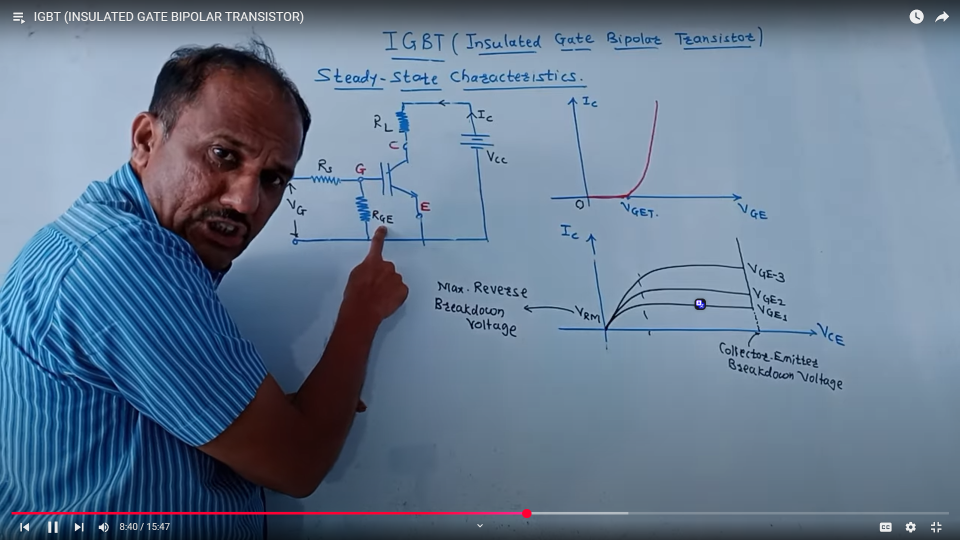
#> input picture boob/varad.png, 1920 x 1080 px (shown at 1/2 size)
$ jupyter execute 1stexperiment.ipynb
#> lines starting #> are read from the running program, lines starting #| are printed output that depends on the picture; after the words box and inside, x2 and y2 are one past the last pixel; in counts of white or black regions, pixels touching at a corner belong together
[cell 1]
import cv2
import numpy as np
import matplotlib.pyplot as plt
#-----------------------

[cell 2]
# Read color image
img = cv2.imread('varad.png')
#> img is the input picture: shape (1080, 1920, 3); mean B, G, R 143.8, 121.1, 101.1
# Read grayscale image
gray_img = cv2.imread('varad.png', 0)
#> gray_img: shape (1080, 1920); min 0, max 255, mean 119.7
# Convert color image from BGR to RGB for correct display
img_rgb = cv2.cvtColor(img, cv2.COLOR_BGR2RGB)
# Plot both images
plt.figure(figsize=(10, 4))
#optional ahe varach
#10x4 chi size lavali
plt.subplot(1, 2, 1)
#1row 2 col 1st image
plt.imshow(img_rgb)
plt.title('Color Image')
plt.subplot(1, 2, 2)
plt.imshow(gray_img, cmap='gray')
plt.title('Grayscale Image')
plt.tight_layout()
plt.show()
#-----------------------------------

[cell 3]
import cv2
import matplotlib.pyplot as plt

# Read the original image
img = cv2.imread('varad.png')
img_rgb = cv2.cvtColor(img, cv2.COLOR_BGR2RGB)

# Resize the image to 200x200 pixels
resized_img = cv2.resize(img, (400, 400))  # (width, height)
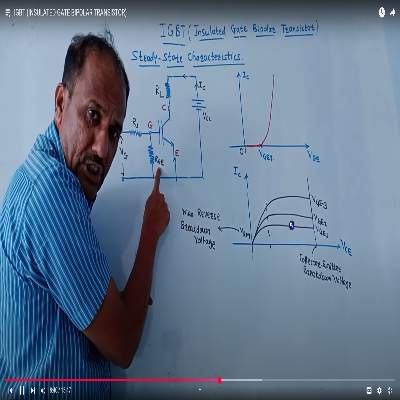
#> resized_img: shape (400, 400, 3); mean B, G, R 143.7, 121, 101
resized_rgb = cv2.cvtColor(resized_img, cv2.COLOR_BGR2RGB)

# Display original and resized images side by side
plt.figure(figsize=(10, 4))

plt.subplot(1, 2, 1)
plt.imshow(img_rgb)
plt.title('Original Image')
plt.axis('off')

plt.subplot(1, 2, 2)
plt.imshow(resized_rgb)
plt.title('Resized Image (200x200)')


plt.tight_layout()
plt.show()
#-------------------------------------

[cell 4]
import cv2
import matplotlib.pyplot as plt

# Read the original image
img = cv2.imread('varad.png')
img_rgb = cv2.cvtColor(img, cv2.COLOR_BGR2RGB)

# Rotate the image 90 degrees clockwise
rotated_img = cv2.rotate(img, cv2.ROTATE_90_CLOCKWISE)
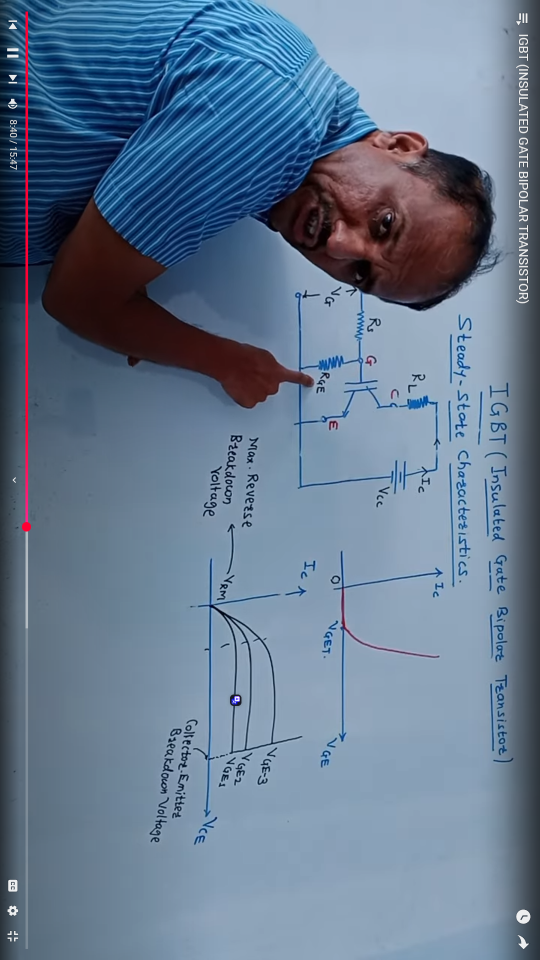
#> rotated_img: shape (1920, 1080, 3) (shown at 1/2 size); mean B, G, R 143.8, 121.1, 101.1
rotated_rgb = cv2.cvtColor(rotated_img, cv2.COLOR_BGR2RGB)
rotated_180=cv2.rotate(img,cv2.ROTATE_180)
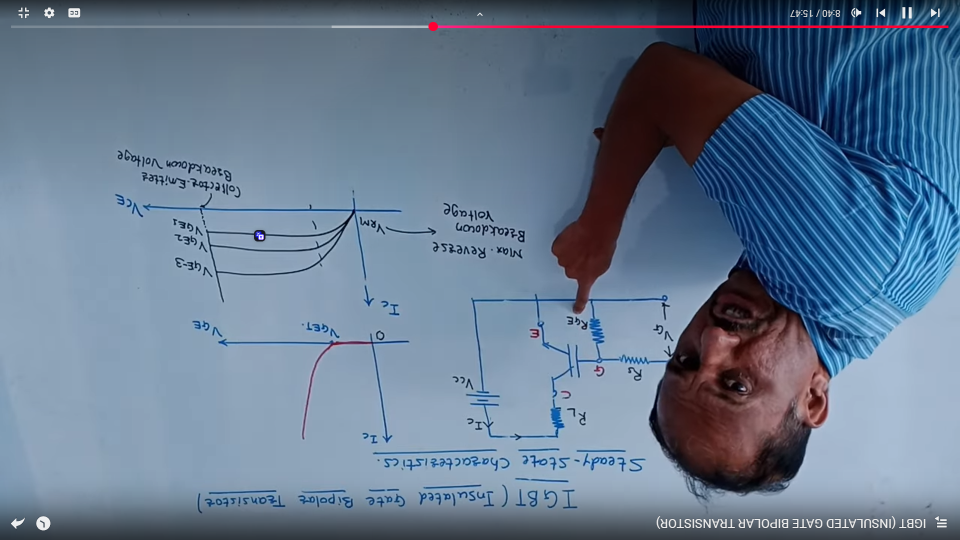
#> rotated_180: shape (1080, 1920, 3) (shown at 1/2 size); mean B, G, R 143.8, 121.1, 101.1
rotated_180_rgb=cv2.cvtColor(rotated_180,cv2.COLOR_BGR2RGB)

# Display original and rotated images
plt.figure(figsize=(10, 5))

plt.subplot(1, 3, 1)
plt.imshow(img_rgb)
plt.title('Original Image')
plt.axis('off')

plt.subplot(1, 3, 2)
plt.imshow(rotated_rgb)
plt.title('Rotated 90° Clockwise')
plt.axis('off')

plt.subplot(1,3,3)
plt.imshow(rotated_180_rgb)
plt.title('rotated 180')
plt.axis('off')

plt.tight_layout()
plt.show()
#--------------------------------------------

[cell 5]
import cv2
import numpy as np
import matplotlib.pyplot as plt

# Read the original image
img = cv2.imread('varad.png')
img_rgb = cv2.cvtColor(img, cv2.COLOR_BGR2RGB)

# Read another image for addition
img2 = cv2.imread('image2.png')
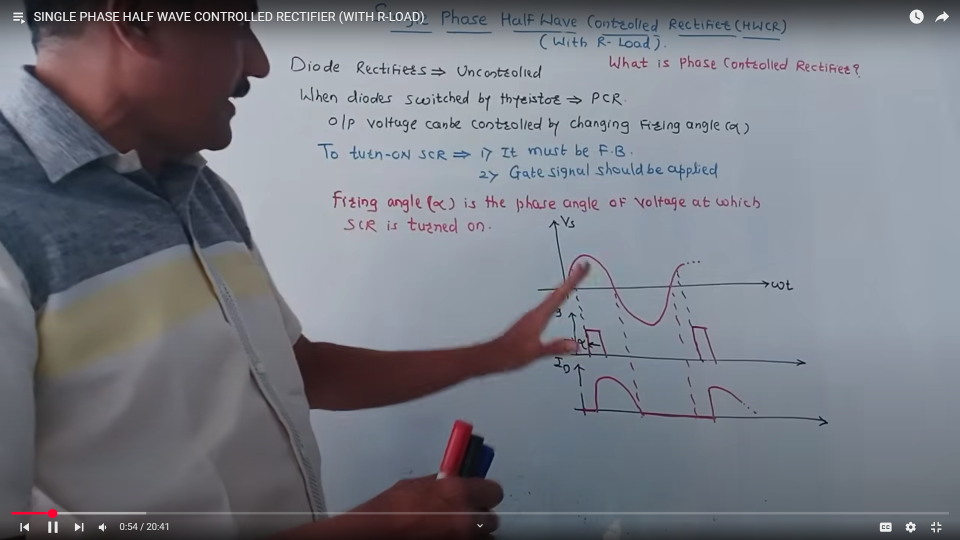
#> input picture boob/image2.png, 1920 x 1080 px (shown at 1/2 size)
#> img2 is the input picture: shape (1080, 1920, 3); mean B, G, R 129.2, 120.7, 118.1
img2_rgb = cv2.cvtColor(img2, cv2.COLOR_BGR2RGB)

# Add the images (make sure they are the same size)
added_img = cv2.add(img, img2)  # Perform addition on BGR images, not RGB
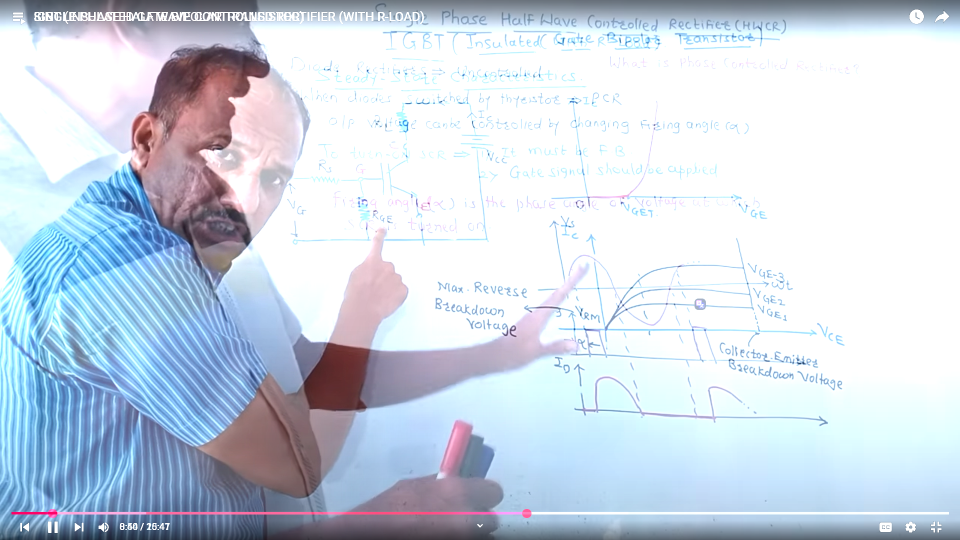
#> added_img: shape (1080, 1920, 3) (shown at 1/2 size); mean B, G, R 227.2, 214.5, 204

# Display the result
plt.figure(figsize=(10, 5))

plt.subplot(1, 3, 1)
plt.imshow(img_rgb)
plt.title('Original Image')
plt.axis('off')

plt.subplot(1, 3, 2)
plt.imshow(img2_rgb)
plt.title('Second Image')
plt.axis('off')

plt.subplot(1, 3, 3)
plt.imshow(cv2.cvtColor(added_img, cv2.COLOR_BGR2RGB))  # Convert added image to RGB for displaying
plt.title('Added Image')
plt.axis('off')

plt.tight_layout()
plt.show()
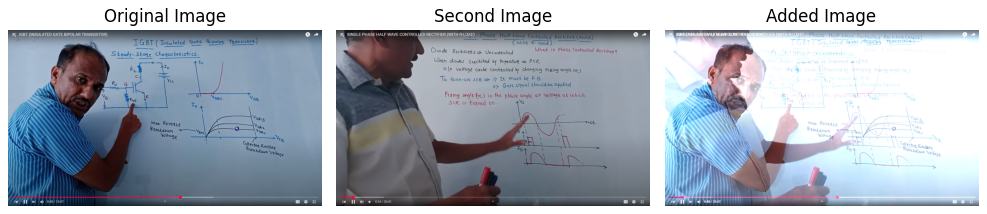
#> figure drawn by matplotlib, 3 panels
#---------------------------------------

[cell 6]
import cv2
import numpy as np
import matplotlib.pyplot as plt

# Read the original image
img = cv2.imread('varad.png')
img_rgb = cv2.cvtColor(img, cv2.COLOR_BGR2RGB)

# Calculate the histogram for each channel of the original image (img_rgb)
#first argument as list of image seecond argument channel asti 0 for red and 1 for green etc 3rd argument is mask apn whole image ghetali ahe
#4th argument number of intensity level for each channel apn 0 te 255 ghetalimhnun 256 5th is range of pixel intensity value
hist_r = cv2.calcHist([img], [0], None, [256], [0, 256])  # Red channel
#> hist_r = 256 values, max 96640 at index 184, min 264 at index 254, mean 8100
hist_g = cv2.calcHist([img], [1], None, [256], [0, 256])  # Green channel
#> hist_g = 256 values, max 73216 at index 164, min 0 at index 247, mean 8100
hist_b = cv2.calcHist([img], [2], None, [256], [0, 256])  # Blue channel
#> hist_b = 256 values, max 67933 at index 142, min 0 at index 242, mean 8100

# Display the original image and the histogram
plt.figure(figsize=(12, 6))

# Display the original image
plt.subplot(1, 2, 1)
plt.imshow(img_rgb)
plt.title('Original Image')
plt.axis('off')

# Plot the histograms for all channels in one graph
plt.subplot(1, 2, 2)
plt.plot(hist_r, color='red')
plt.plot(hist_g, color='green')
plt.plot(hist_b, color='blue')

plt.title('Histogram for RGB Channels')
plt.xlabel('Pixel Intensity')
plt.ylabel('Frequency')


plt.tight_layout()
plt.show()
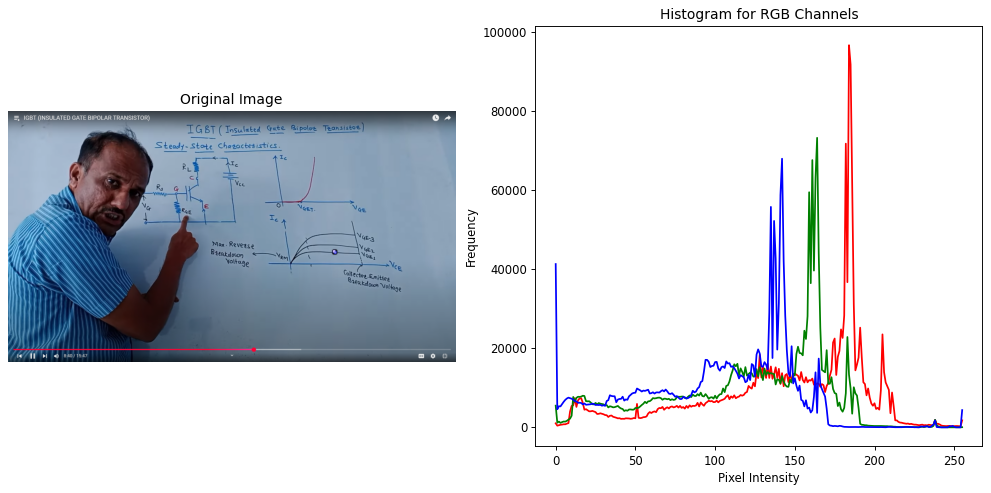
#> figure drawn by matplotlib, 2 panels; panel 2: curve peaks at x = 184, y = 96640; panel 2: curve peaks at x = 164, y = 73216; panel 2: curve peaks at x = 142, y = 67933

#------------------------------------------

[cell 7]
import cv2
import numpy as np
import matplotlib.pyplot as plt

# Read the original image in grayscale
img = cv2.imread('varad.png', cv2.IMREAD_GRAYSCALE)

# Define the threshold value
threshold_value = 127
max_value = 255

# Apply simple thresholding
ret, thresholded_img = cv2.threshold(img, threshold_value, max_value, cv2.THRESH_BINARY)
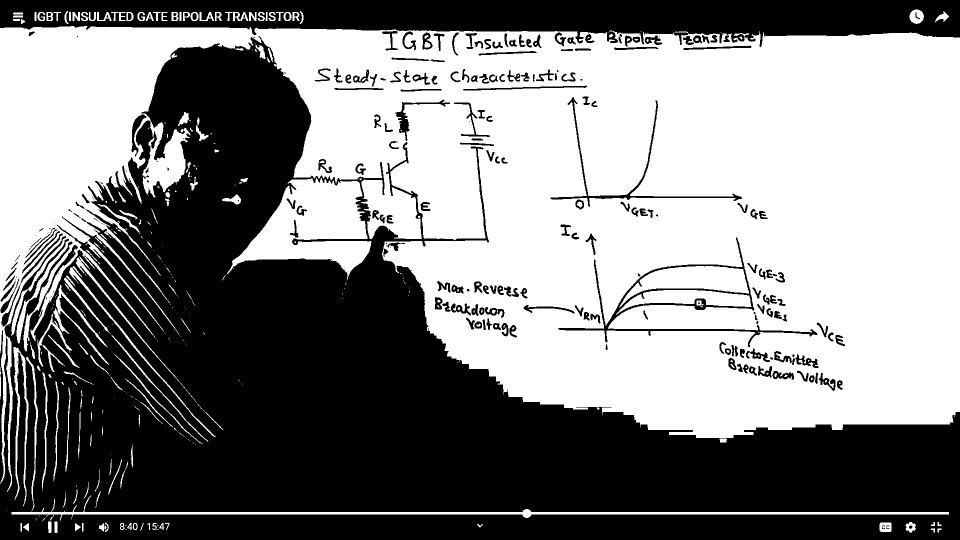
#> thresholded_img: shape (1080, 1920) (shown at 1/2 size); 52.2% white; 263 black regions (64 under 20 px), largest, box (x1, y1, x2, y2) and area: (0, 72, 1920, 1080) 829511, (0, 0, 1920, 94) 115113, (1116, 475, 1635, 694) 7208
#> ret = 127

# Display the original and thresholded images
plt.figure(figsize=(10, 5))

plt.subplot(1, 2, 1)
plt.imshow(img, cmap='gray')
plt.title('Original Image (Grayscale)')
plt.axis('off')

plt.subplot(1, 2, 2)
plt.imshow(thresholded_img, cmap='gray')
plt.title(f'Thresholded Image\nThreshold = {threshold_value}')
plt.axis('off')

plt.tight_layout()
plt.show()
#-------------------------------------

[cell 8]
import cv2
import numpy as np
import matplotlib.pyplot as plt

# Read the original image
img = cv2.imread('varad.png')

# Convert to grayscale for simplicity
img_gray = cv2.cvtColor(img, cv2.COLOR_BGR2GRAY)
#or  cv2.imread img ,0 for grayscale

# Create an empty image with the same dimensions as the original image
noise = np.zeros_like(img_gray)

# Define the mean and standard deviation for the noise
mean = 0
stddev = 100

# Add Gaussian noise to the image
cv2.randn(noise, mean, stddev)
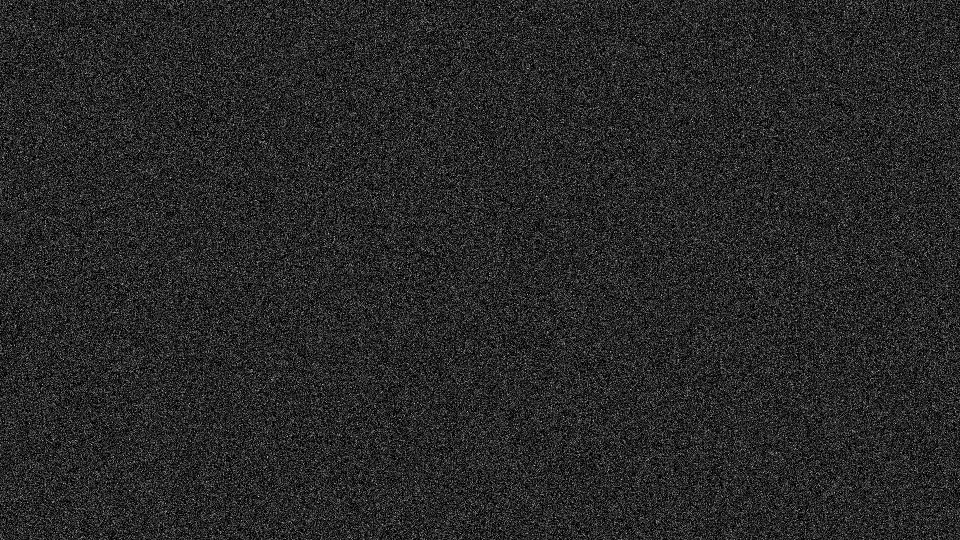
#> noise: shape (1080, 1920) (shown at 1/2 size); min 0, max 255, mean 39.7

# Add the noise to the original image
noisy_img = cv2.add(img_gray, noise)
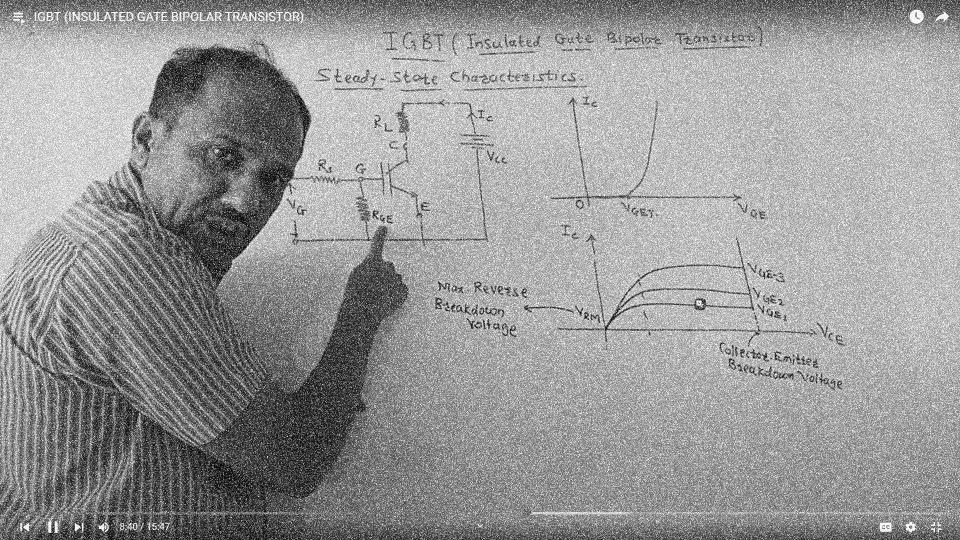
#> noisy_img: shape (1080, 1920) (shown at 1/2 size); min 0, max 255, mean 152.2

# Display the original and noisy images
plt.figure(figsize=(10, 5))

plt.subplot(1, 2, 1)
plt.imshow(img_gray, cmap='gray')
plt.title('Original Image')
plt.axis('off')

plt.subplot(1, 2, 2)
plt.imshow(noisy_img, cmap='gray')
plt.title('Image with Gaussian Noise')
plt.axis('off')

plt.tight_layout()
plt.show()
#---------------------------------------------------
